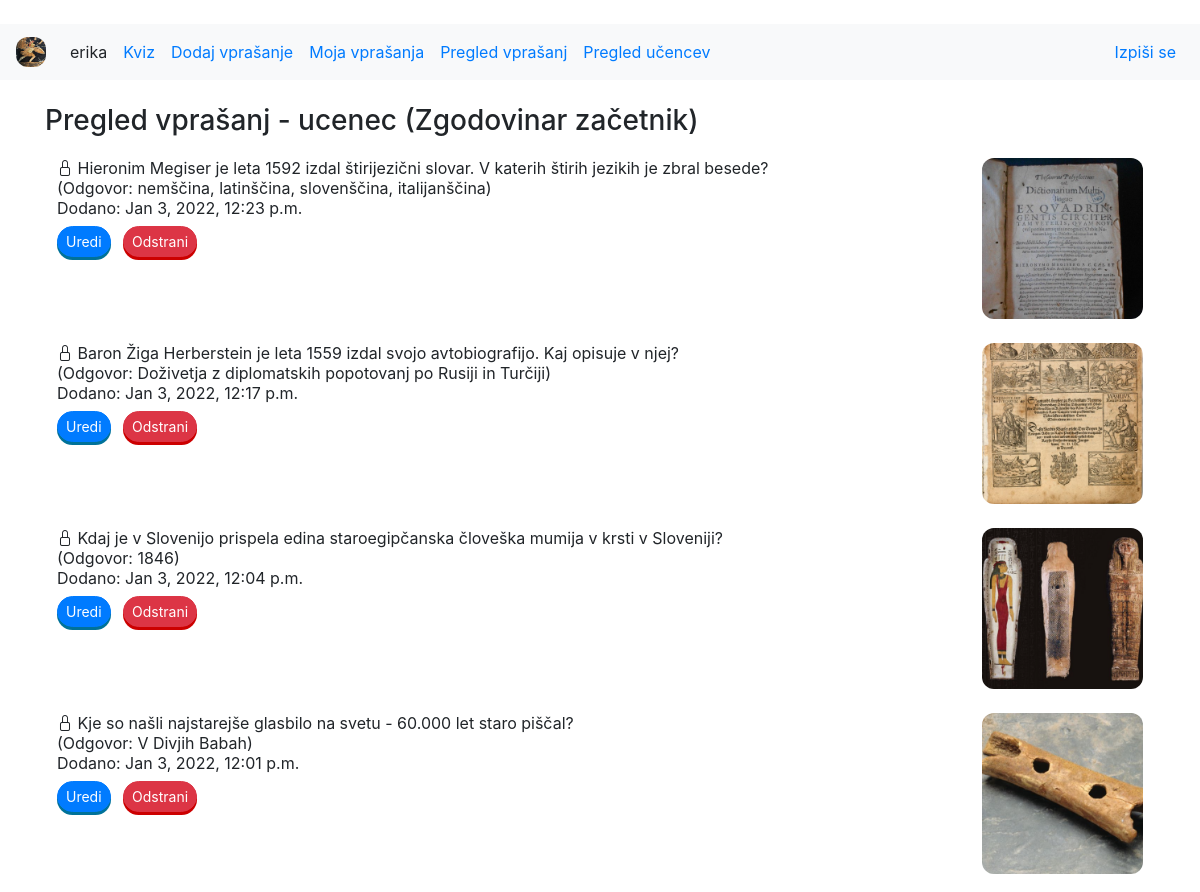
The page /ucenec/7/vprasanja (signed in, upper part) on the database as committed earlier.
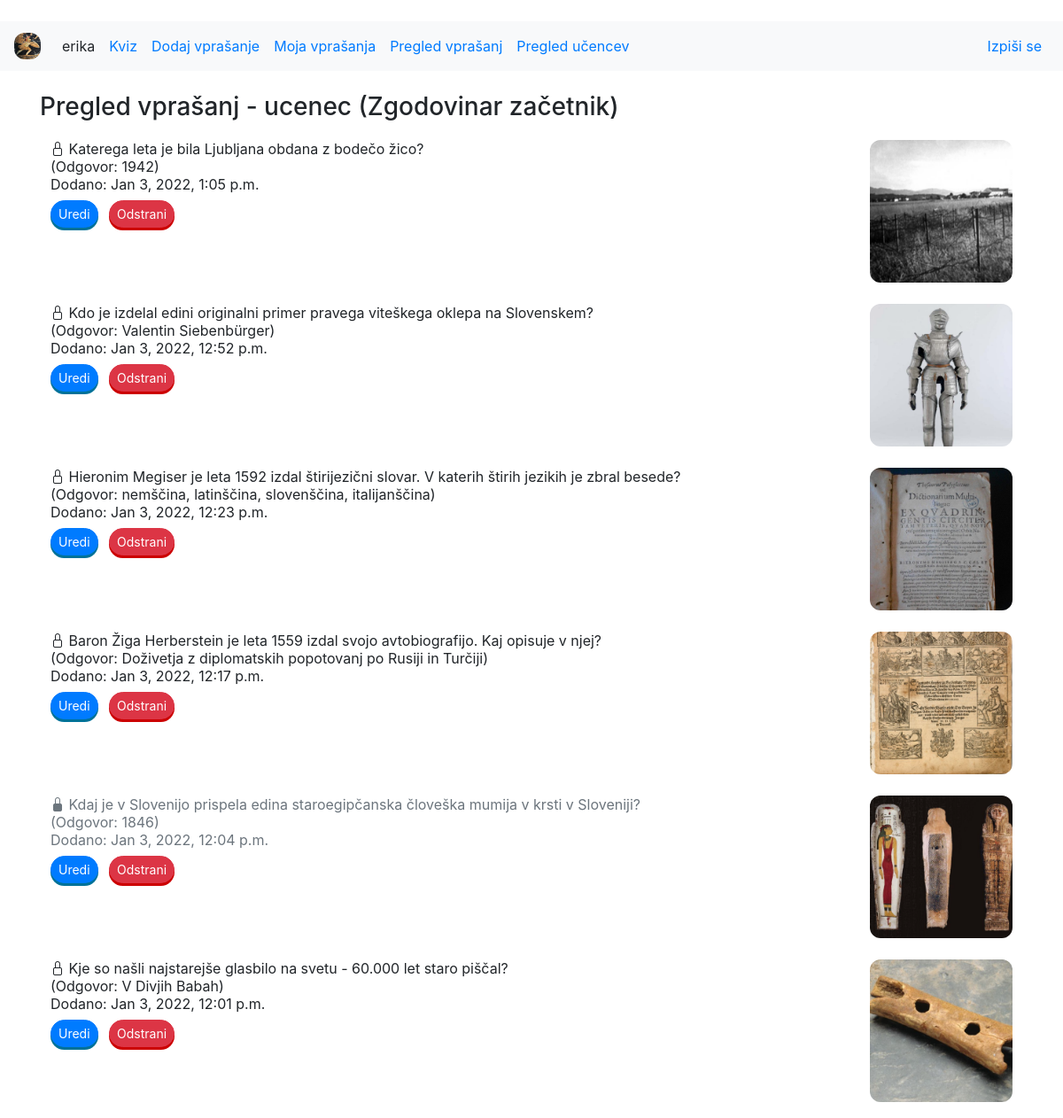
The same page on the database as committed later.
### zgodovinakviz/models.py (models this page shows, shortened)
class Vprasanje(models.Model):
    author = models.ForeignKey(Uporabnik, on_delete=models.SET_NULL, null=True)
    vprasanje = models.CharField(max_length=1000)
    pravilen_odgovor = models.CharField(max_length=1000)
    napacen_odgovor_1 = models.CharField(max_length=1000)
    napacen_odgovor_2 = models.CharField(max_length=1000)
    namig = models.CharField(max_length=1000)
    slika = models.ForeignKey(Slika, on_delete=models.SET_NULL, null=True)
    slika_name = models.CharField(max_length=1000, default="")
    created_date = models.DateTimeField(default=timezone.now)
    published_date = models.DateTimeField(blank=True, null=True)
    locked = models.BooleanField(default=False)

class Slika(models.Model):
    slika = models.ImageField(upload_to='images/')

### zgodovinakviz/views.py (the view)
# urls.py: path('ucenec/<int:pk>/vprasanja', views.vprasanja_ucenca, name='vprasanja_ucenca'),
@login_required
def vprasanja_ucenca(request, pk):
    if not Uporabnik.objects.get(user=request.user).ucitelj:
        return redirect("kviz")
    ucenec = get_object_or_404(Uporabnik, pk=pk)
    vprasanja = Vprasanje.objects.filter(author=ucenec).order_by('-created_date')
    return render(request, 'zgodovinakviz/questions_overview_ucitelj_en.html', {'ucenec': ucenec,
                                                                   'vprasanja': vprasanja,
                                                                    'title': 'Pregled vprašanj učenca',
                                                                    'uporabnik': Uporabnik.objects.get(user=request.user)})

### zgodovinakviz/templates/zgodovinakviz/questions_overview_ucitelj_en.html (shortened to what this page needs)
{% extends 'zgodovinakviz/base.html' %}
{% block content %}
<div class="container mt-4">
    <h3>Pregled vprašanj - {{ucenec.user.username}} ({{ucenec.level.ime}})</h3>
    <table class="table table-borderless">
        <tbody>
            {% for v in vprasanja %}
            <tr>
                <td class="text-left col-9 col-lg-10 {% if v.locked %}text-muted{%endif%}">
					{% if v.locked %}
						<i data-toggle="modal" data-target="#modalUnlock{{v.pk}}" class="teacher bi bi-lock-fill"></i>
					{% else %}
						<i data-toggle="modal" data-target="#modalLock{{v.pk}}" class="teacher bi bi-lock"></i>
					{% endif %}
					{{v.vprasanje}}<br>
                    (Odgovor: {{v.pravilen_odgovor}})<br>
					Dodano: {{v.created_date}}<br>
                    <a role="button" href="{% url 'uredi' pk=v.pk %}" class="btn btn-primary btn-sm mt-2">Uredi</a>
                    <button data-toggle="modal" data-target="#modalDelete{{v.pk}}" class="btn btn-danger btn-sm ml-2 mt-2">Odstrani</button>
                </td>
                <td class="text-right">
                    <img src="{{v.slika.slika.url}}" class="img-fluid">
                </td>
            </tr>
            {% endfor %}
        </tbody>
    </table>
</div>
{% endblock %}

Rows that differ between the two databases and show on the page:
added Vprasanje: vprasanje "Katerega leta je bila Ljubljana obdana z bodečo žico?", pravilen_odgovor "1942", created_date "Jan 3, 2022, 1:05 p.m.", slika.slika (picture)
added Vprasanje: vprasanje "Kdo je izdelal edini originalni primer pravega viteškega oklepa na Slovenskem?", pravilen_odgovor "Valentin Siebenbürger", created_date "Jan 3, 2022, 12:52 p.m.", slika.slika (picture)
changed Vprasanje "Jan 3, 2022, 12:04 p.m.": locked False → True (drawn)
